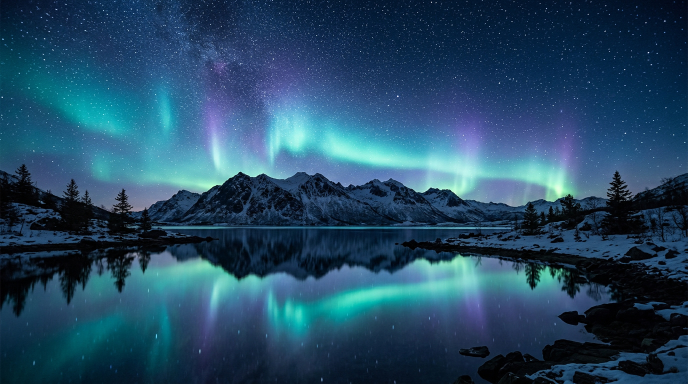
#> input picture assets/wallpapers-src/01-aurora-nexus.jpg, 1376 x 768 px (shown at 1/2 size)
$ python -i wallpapers.py   (imports and definitions only)
#> lines starting #> are read from the running program, lines starting #| are printed output that depends on the picture
#> further down, picture is the input picture: PIL image 1376x768 RGB; mean R, G, B 35.8, 72.8, 99.1
#!/usr/bin/env python3
# -*- coding: utf-8 -*-
"""FlyArchOs — генератор процедурных обоев (без интернета, только Pillow).

    flyarchos-wallpaper-gen --list
    flyarchos-wallpaper-gen --theme aurora --size 2560x1440 --out ~/Pictures/aurora.jpg
    flyarchos-wallpaper-gen --all --out ~/Pictures/flyarchos

Каждая тема детерминирована: при одном и том же --seed получается одна и та
же картинка. Хотите «другой» вариант — меняйте --seed.
"""

from __future__ import annotations

import argparse
import math
import random
import sys
from pathlib import Path

try:
    from PIL import Image, ImageChops, ImageDraw, ImageFilter
except ImportError:  # pragma: no cover
    sys.exit("Нужен Pillow: sudo pacman -S python-pillow  (или pip install Pillow)")

# --------------------------------------------------------------------------- #
# Палитры тем: (название, описание, цвета)
# --------------------------------------------------------------------------- #
THEMES = {
    "aurora": (
        "Северное сияние",
        "вертикальный градиент ночного неба + мягкие «шторы» сияния",
        ((6, 11, 31), (16, 58, 84), (35, 190, 160), (120, 96, 220)),
    ),
    "nebula": (
        "Туманность",
        "тёмный фон, радиальные свечения и звёзды",
        ((9, 8, 24), (58, 30, 92), (28, 120, 168), (196, 84, 140)),
    ),
    "mesh": (
        "Мesh-градиент",
        "плавный переход четырёх угловых цветов",
        ((18, 22, 48), (12, 116, 140), (86, 44, 140), (232, 130, 96)),
    ),
    "waves": (
        "Волны",
        "слои синусоидальных полос",
        ((8, 14, 30), (22, 84, 116), (64, 176, 176), (244, 214, 168)),
    ),
    "grid": (
        "Сетка",
        "перспективная неоновая сетка у горизонта",
        ((10, 8, 26), (58, 24, 96), (214, 68, 168), (86, 226, 236)),
    ),
    "sunset": (
        "Закат",
        "тёплый горизонт с солнечным диском",
        ((32, 16, 52), (150, 52, 92), (242, 128, 76), (255, 214, 140)),
    ),
    "forest": (
        "Лесная ночь",
        "глубокий зелёно-бирюзовый градиент с туманом",
        ((6, 18, 20), (14, 60, 56), (38, 120, 96), (186, 214, 160)),
    ),
    "mono": (
        "Монохром",
        "строгий серый градиент с диагональными полосами",
        ((12, 12, 14), (56, 58, 64), (128, 130, 136), (226, 228, 232)),
    ),
}

DEFAULT_SIZE = (2560, 1440)
DEFAULT_QUALITY = 88


# --------------------------------------------------------------------------- #
# Вспомогательные функции
# --------------------------------------------------------------------------- #
def _lerp(a: float, b: float, t: float) -> float:
    return a + (b - a) * t


def _mix(c1, c2, t: float):
    return tuple(int(round(_lerp(a, b, t))) for a, b in zip(c1, c2))


# [12 lines left out: function _column_gradient, not called in this run]


def _radial(size):
    """Радиальный градиент: 255 в центре, 0 по краям (Image.radial_gradient
    в Pillow наоборот — там чёрный в центре, поэтому инвертируем)."""
    return Image.radial_gradient("L").resize(size, Image.BICUBIC).point(lambda v: 255 - v)


# [17 lines left out: functions _glow, _screen, not called in this run]


def _vignette(img: Image.Image, amount: float = 0.35) -> Image.Image:
    """Мягкое затемнение по краям."""
#> called with amount = 0.35
    w, h = img.size
#> w = 1376; h = 768
    mask = _radial((w, int(h * 1.15)))
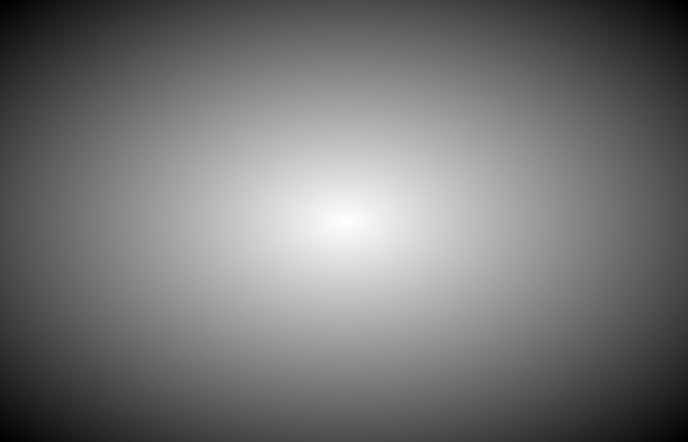
#> mask: PIL image 1376x883 L (shown at 1/2 size); min 0, max 255, mean 116.9
    mask = mask.crop((0, (mask.size[1] - h) // 2, w, (mask.size[1] - h) // 2 + h))
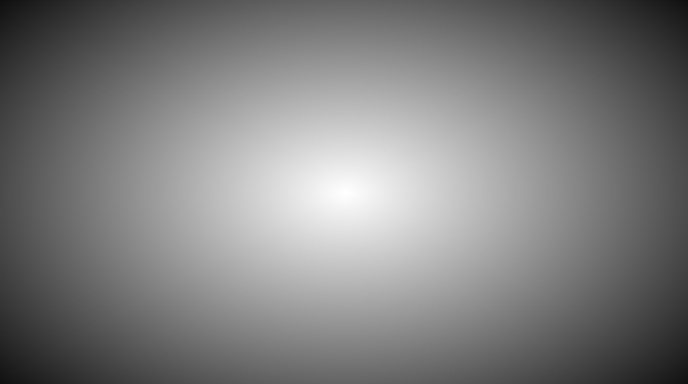
#> mask: PIL image 1376x768 L (shown at 1/2 size); min 15, max 255, mean 125.8
    dark = Image.new("RGB", (w, h), (0, 0, 0))
#> dark: PIL image 1376x768 RGB; every value is 0
    return Image.composite(img, dark, mask.point(lambda v: int(255 - amount * (255 - v))))
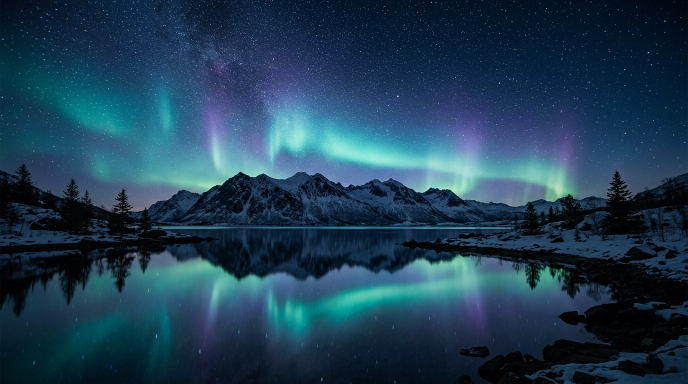
#> returned value: PIL image 1376x768 RGB (shown at 1/2 size); mean R, G, B 30.6, 61.3, 83


# [147 lines left out: functions _grain, theme_aurora, theme_nebula, theme_mesh, theme_waves, theme_grid and 3 more, not called in this run]


GENERATORS = {
    "aurora": theme_aurora,
    "nebula": theme_nebula,
    "mesh": theme_mesh,
    "waves": theme_waves,
    "grid": theme_grid,
    "sunset": theme_sunset,
    "forest": theme_forest,
    "mono": theme_mono,
}


# [54 lines left out: functions generate, parse_size, main, not called in this run]


# [2 lines not run here, left out]

>>> from PIL import Image
>>> picture = Image.open('../../../../../assets/wallpapers-src/01-aurora-nexus.jpg')
>>> result = _vignette(picture)

$ run again, on assets/wallpapers-src/02-neon-grid.jpg
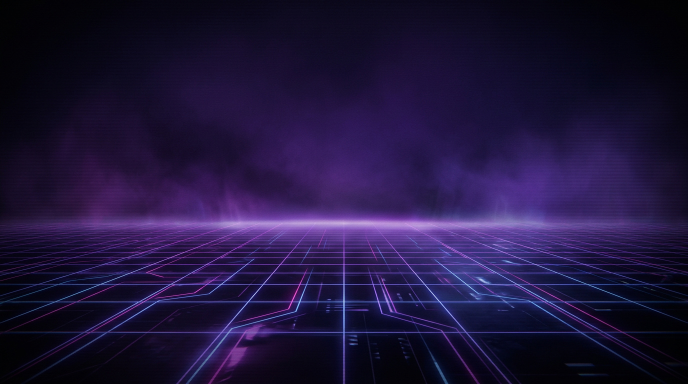
#> input picture assets/wallpapers-src/02-neon-grid.jpg, 1376 x 768 px (shown at 1/2 size)
#> picture is the input picture: PIL image 1376x768 RGB; mean R, G, B 31.5, 20.9, 59.8
#> dark: PIL image 1376x768 RGB; every value is 0
#> in _vignette, `return Image.composite(img, dark, mask.point(lambda v: int(255 - amoun..`:
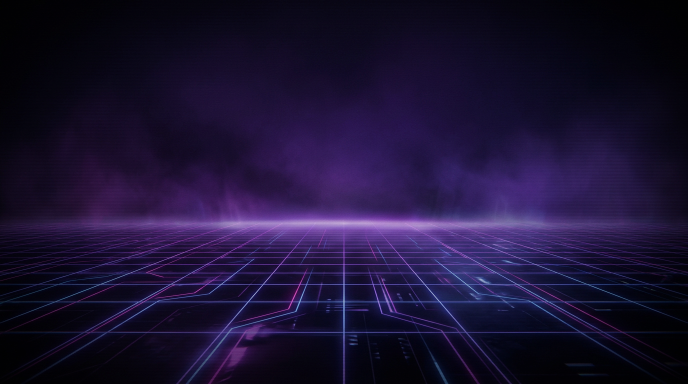
#> returned value: PIL image 1376x768 RGB (shown at 1/2 size); mean R, G, B 27.1, 17.9, 51.1

$ run again, on assets/wallpapers-src/04-ink-bloom.jpg
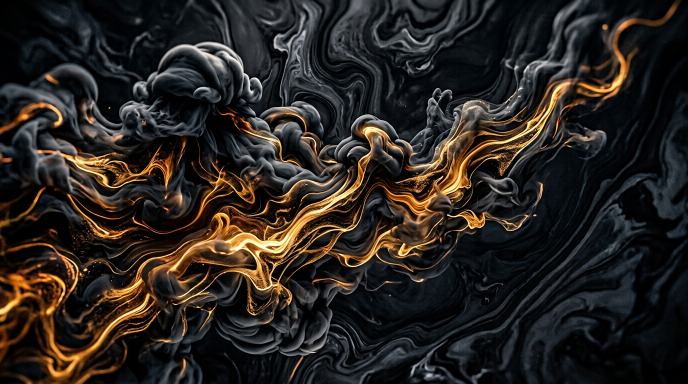
#> input picture assets/wallpapers-src/04-ink-bloom.jpg, 1376 x 768 px (shown at 1/2 size)
#> picture is the input picture: PIL image 1376x768 RGB; mean R, G, B 41.3, 36.2, 31.7
#> dark: PIL image 1376x768 RGB; every value is 0
#> in _vignette, `return Image.composite(img, dark, mask.point(lambda v: int(255 - amoun..`:
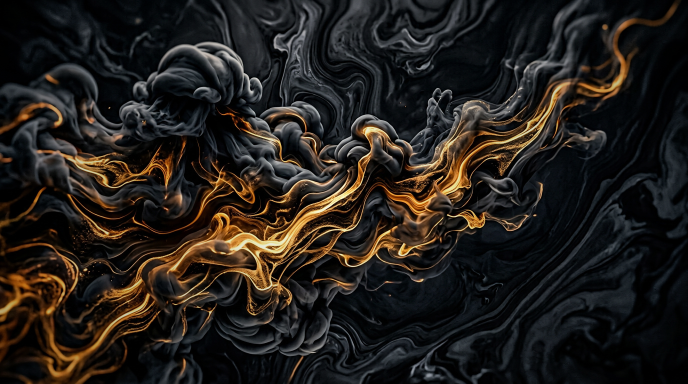
#> returned value: PIL image 1376x768 RGB (shown at 1/2 size); mean R, G, B 34.9, 30.4, 26.5
